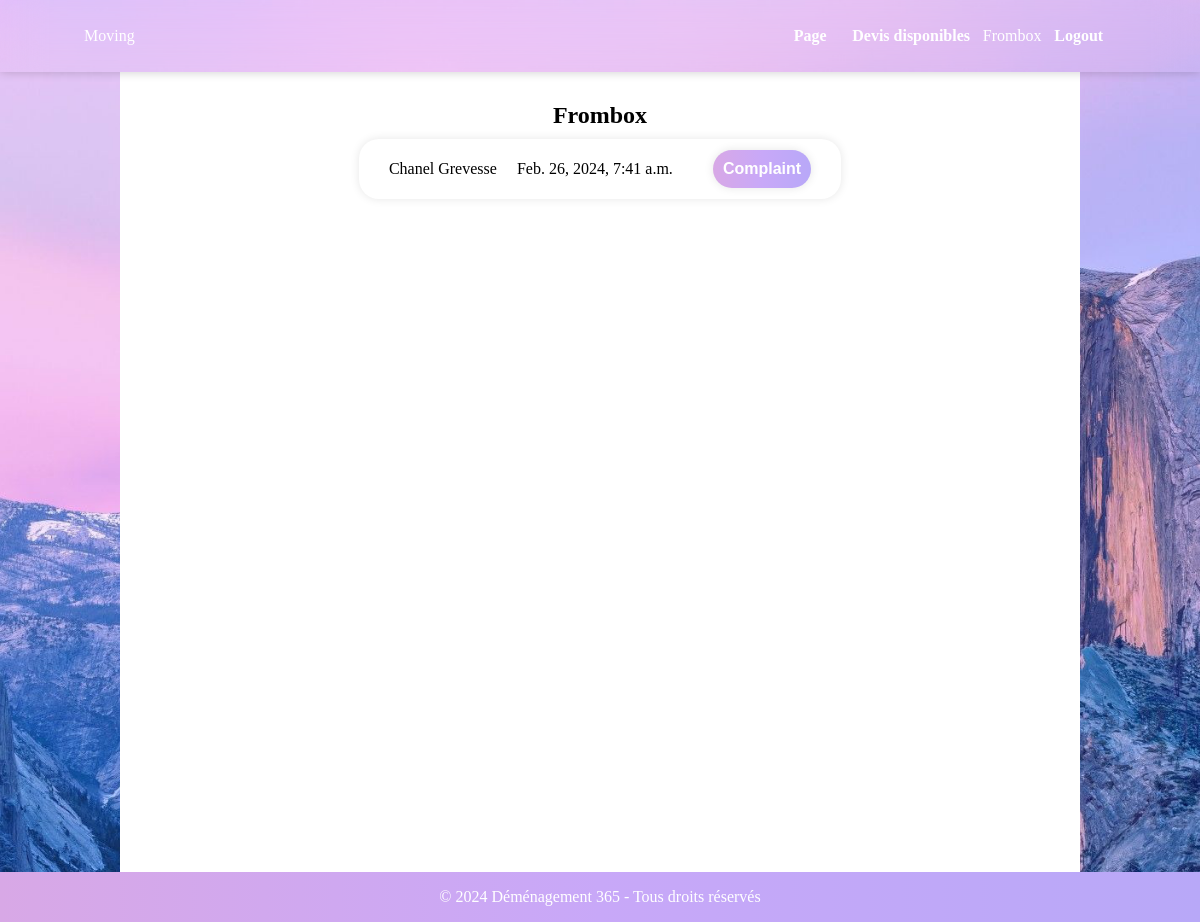
The page /mon_dem/devis_available/ (signed in) on the database its author committed.
### mon_dem/models.py (models this page shows, shortened)
class MovingCompany(models.Model):
    user = models.OneToOneField(settings.AUTH_USER_MODEL, on_delete=models.CASCADE) #directement modif depuis settings
    companyname = models.CharField(max_length=100)
    rue = models.CharField(max_length=200)
    numero_rue = models.CharField(max_length=14)
    post_zip = models.CharField(max_length=20)
    TVA = models.CharField(max_length=14)
    phonenumber = models.CharField(max_length=100)
    national = models.BooleanField(default=False)
    international = models.BooleanField(default=False)
    region = models.ManyToManyField(Region)
    pays = models.ManyToManyField(Pays)
    service = models.ManyToManyField(Services)
    abonnement = models.IntegerField(default=0)
    total_devis = models.IntegerField(default=0)
    limits_reached = models.BooleanField(default=False)
    devis = models.ManyToManyField(MovingRequest, blank=True)
    date_inscription = models.DateTimeField(auto_now_add=True)
    calendar = models.OneToOneField(Calendar, on_delete=models.CASCADE, null=True)

class MovingRequest(models.Model):
    client = models.ForeignKey(CustomUser, on_delete=models.CASCADE)
    adresse_depart = models.ForeignKey(Adresse, related_name='adresses_depart', on_delete=models.CASCADE)
    adresse_arrivee = models.ForeignKey(Adresse, related_name='adresses_arrivee', on_delete=models.CASCADE)
    date_dispo_debut = models.DateField()
    date_dispo_fin = models.DateField()
    volume_estime = models.FloatField(validators=[MinValueValidator(0)])
    recommendation = models.TextField(blank=True)
    national = models.BooleanField(default=False)
    international = models.BooleanField(default=False)
    service = models.ManyToManyField(Services)
    total_send = models.IntegerField(default=0)
    limits_reached = models.BooleanField(default=False)
    created = models.DateTimeField(auto_now_add=True)

class CustomUser(models.Model):
    name = models.CharField(max_length=100)
    firstname = models.CharField(max_length=100)
    phonenumber = models.CharField(max_length=100)
    email = models.EmailField()
    entreprise = models.BooleanField(default=False)
    date_inscription = models.DateTimeField(auto_now_add=True)

### mon_dem/views.py (the view)
# urls.py: path('devis_available/', views.devis_available, name='devis_available'),
@login_required
def devis_available(request):
    try:
        company = request.user.movingcompany
        devis_list = company.devis.all()
    except ObjectDoesNotExist:
        company = None
        devis_list = []
    return render(request,'devis_available.html', {'company' : company, 'devis_list': devis_list, 'section' : 'connected'})

### mon_dem/templates/devis_available.html (shortened to what this page needs)
{% extends "base.html" %}
{% block content %}
{% load static %}
	<link rel="stylesheet"  href="{% static 'css/devis_available.css' %}">
	<section class="affichage">
		<h1>{{company.companyname}}</h1>
			{% if devis_list %}
					{% for devis in devis_list %}
					<div class="container_devis">
						<div class="devis_info">
						<p class="info_client">{{ devis.client.firstname }} {{ devis.client.name }}</p>
						<p class="date">{{ devis.created}}</p>
						<button onclick="toggleComplaintForm('{{ devis.id }}')" class="complaint" >Complaint</button>
					</div>
					{% endfor %}
			{% else %}
				<p>Aucun devis disponible.</p>
			{% endif %}
	</section>
{% endblock %}

### mon_dem/templates/base.html (shortened to what this page needs)
{% load static %}
<!DOCTYPE html>
<html lang="fr">
<head>
	{% load static %}
    <link rel="stylesheet"  href="{% static 'css/base.css' %}">
	<link href='https://unpkg.com/boxicons@2.1.4/css/boxicons.min.css' rel='stylesheet'>
	<link href='https://unpkg.com/boxicons@2.1.4/css/boxicons.min.css' rel='stylesheet'>
</head>
<body>
	<header>
		<span>Moving</span>
		<nav class="navbar">
			<ul>
				{% if request.user.is_authenticated %}
					<li {% if section == "connected" %} class="selected"{% endif %}>
					<a href="{% url 'company_page' %}">Page</a>
					</li>
					<li {% if section == "connected" %} class="selected"{% endif %}>
					<a href="{% url 'devis_available' %}">Devis disponibles</a>
					</li>
					<li {% if section == "connected" %} class="selected"{% endif %}>
						{{ company.companyname }}</li>
					<li {% if section == "connected" %} class="selected"{% endif %}>
						<a href="{% url 'logout' %}">Logout</a></li>
			</ul>
		{% endif %}
	</header>
		{% load static %}
		{% block content %}
		{% endblock %}
		<footer>
			<p>© 2024 Déménagement 365 - Tous droits réservés</p>
		</footer>
</body>
</html>

### mon_dem/static/css/base.css (style rules this page uses)
body, h1, h2, h3, p, ul, li, nav, section, footer { margin: 0; padding: 0; box-sizing: border-box; }
:root { --hover-color-text: plum; }
html { font-size: 100%; overflow-x: hidden; scroll-padding-top: 5rem; scroll-behavior: smooth; }
body { background: url('../images/2065277.jpg') no-repeat; background-size: cover; background-position: center; background-attachment: fixed; overflow: auto; display: flex; flex-direction: column; min-height: 100vh; }
header { background: transparent; backdrop-filter: blur(20px); color: #fff; padding: 1.7rem 7%; box-shadow: 0 0 10px rgba(0, 0, 0, .2); display: flex; align-items: center; justify-content: space-between; top:0; left:0; right:0; z-index: 1000; }
.navbar { margin-left: 30%; }
.navbar a { margin: 0 .8rem; color: #fff; text-decoration: none; font-weight: bold; }
nav > ul > li { float: left; position: relative; list-style-type: none; gap: 1rem; }
footer { background-image: linear-gradient(to right, #d8a8e6 0%, #c8a8f8 50%, #b8a8f8 100%); color: #fff; text-align: center; padding: 1em 0; flex-shrink: 0; margin-top: auto; }

### mon_dem/static/css/devis_available.css (style rules this page uses)
* { margin: 0; padding: 0; box-sizing: border-box; }
.affichage { width: 80%; height: 100vh; margin: auto; padding:auto; text-align: center; background: #fff; padding-top: 30px; overflow-y: auto; }
.affichage h1 { margin-bottom: 10px; }
.container_devis { display: flex; flex-direction: column; gap: 20px; }
.devis_info { height: 60px; margin: auto; align-items: center; display: flex; gap: 20px; margin-bottom: 20px; background: transparent; box-shadow: 0 0 10px 0px rgba(0, 0, 0, .1); border-radius: 20px; padding: 30px; }
.devis_info .complaint { background-image: linear-gradient(to right, #d8a8e6 0%, #c8a8f8 50%, #b8a8f8 100%); border: none; outline: none; border-radius: 40px; box-shadow: 0 0 10px rgba(0, 0, 0, .1); font-size: 16px; color: #fff; margin-left: 20px; font-weight: 600; padding: 10px; }

### rows shown on the page
MovingCompany: companyname "Frombox"
MovingRequest: client.firstname "Chanel", client.name "Grevesse", created "Feb. 26, 2024, 7:41 a.m."
